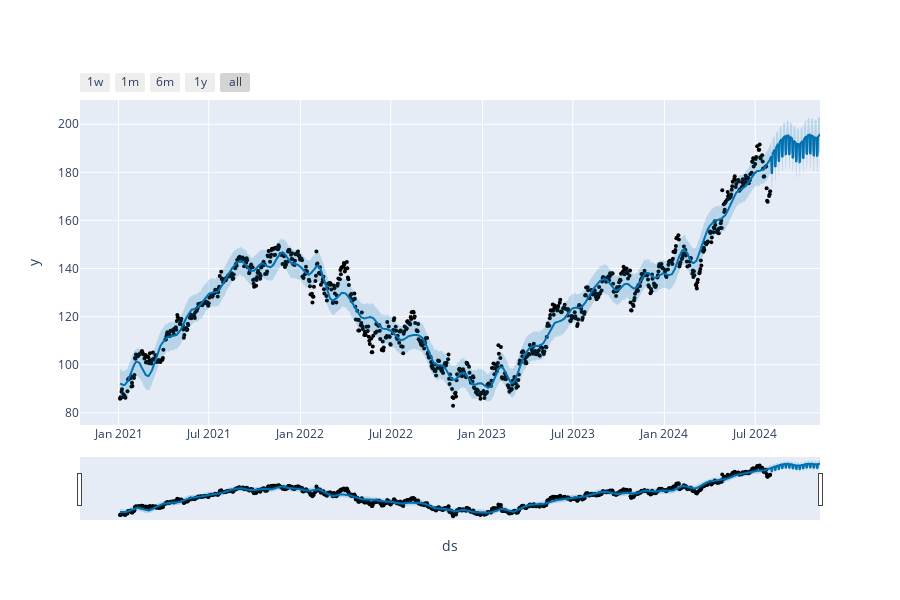

Notebook code cell kept with this figure:
### Code cell
import plotly.graph_objects as go
import prophet.plot as prophet_plot
from prophet.plot import plot_plotly

# prophet.plot 모듈 안에 go를 주입해 줌
prophet_plot.go = go

# 예측 결과 플롯 그리기
plot_plotly(Pp_stock, future_y)

### Figure 1 — Plotly figure (JSON) as saved in the notebook; plotly's stock layout.template omitted (floating-point values rounded to 4 significant figures; data arrays with more than 128 entries replaced by an {"elided": "..."} marker saying what was removed)
{"data": [{"marker": {"color": "black", "size": 4}, "mode": "markers", "name": "Actual", "type": "scatter", "x": {"elided": "899 str values"}, "y": {"elided": "899 float values"}}, {"hoverinfo": "skip", "line": {"width": 0}, "mode": "lines", "type": "scatter", "x": {"elided": "999 str values"}, "y": {"elided": "999 float values"}}, {"fill": "tonexty", "fillcolor": "rgba(0, 114, 178, 0.2)", "line": {"color": "#0072B2", "width": 2}, "mode": "lines", "name": "Predicted", "type": "scatter", "x": {"elided": "999 str values"}, "y": {"elided": "999 float values"}}, {"fill": "tonexty", "fillcolor": "rgba(0, 114, 178, 0.2)", "hoverinfo": "skip", "line": {"width": 0}, "mode": "lines", "type": "scatter", "x": {"elided": "999 str values"}, "y": {"elided": "999 float values"}}], "layout": {"height": 600, "showlegend": false, "width": 900, "xaxis": {"rangeselector": {"buttons": [{"count": 7, "label": "1w", "step": "day", "stepmode": "backward"}, {"count": 1, "label": "1m", "step": "month", "stepmode": "backward"}, {"count": 6, "label": "6m", "step": "month", "stepmode": "backward"}, {"count": 1, "label": "1y", "step": "year", "stepmode": "backward"}, {"step": "all"}]}, "rangeslider": {"visible": true}, "title": {"text": "ds"}, "type": "date"}, "yaxis": {"title": {"text": "y"}}}}
